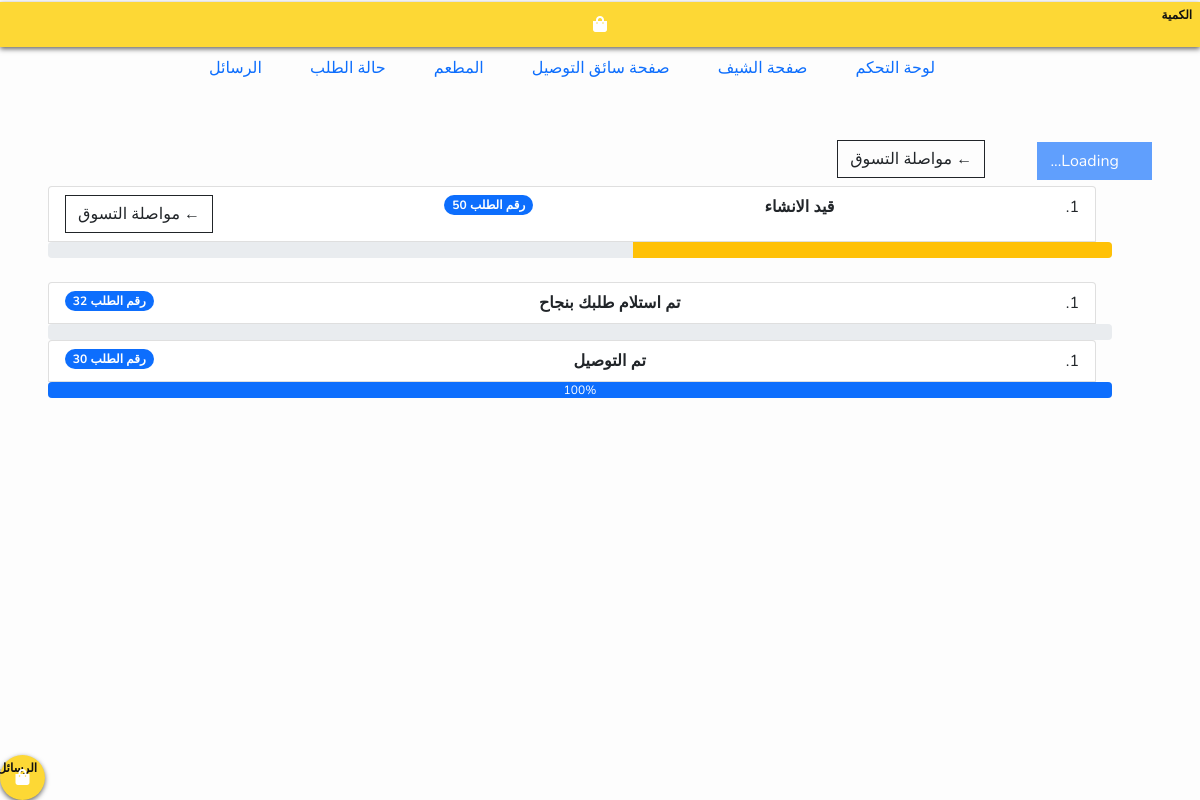
Before: /tracking (signed in) with the older database file.
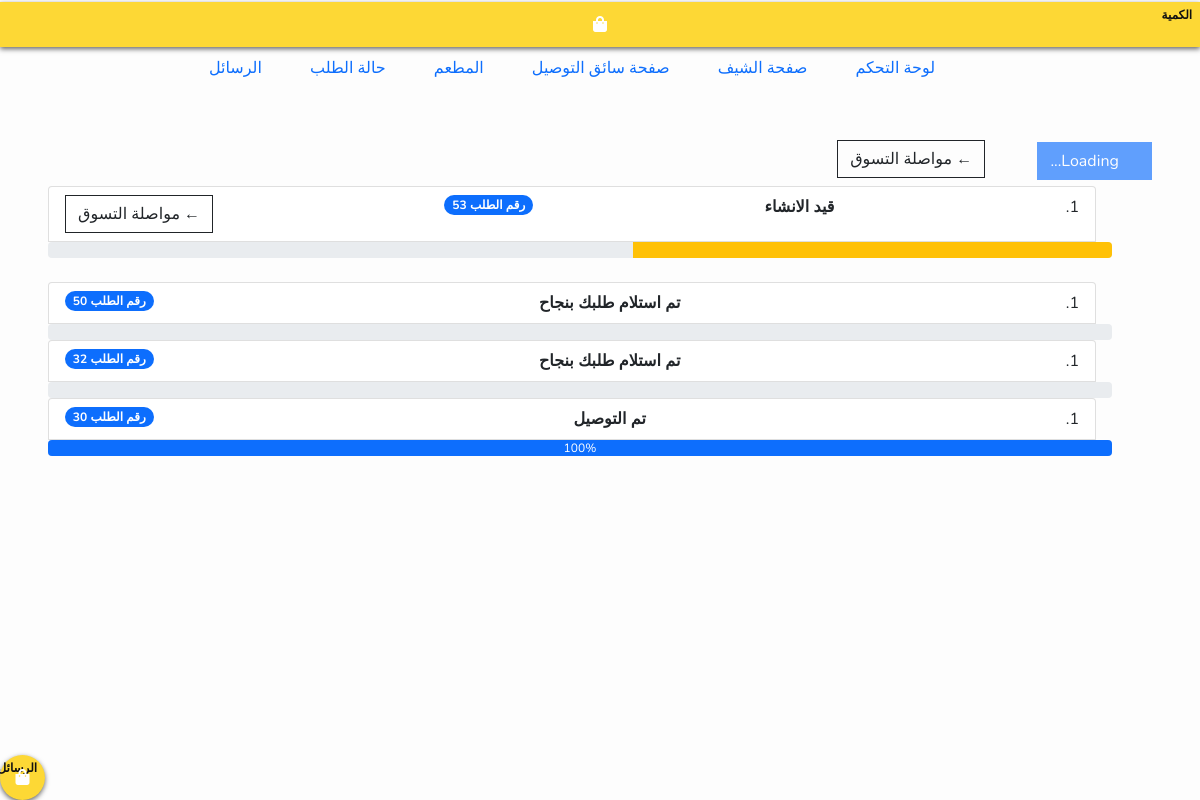
After: the same page with the newer database file.
### app/models.py (models this page shows, shortened)
class Order(models.Model):
    customer = models.ForeignKey(Customer, on_delete=models.SET_NULL, null=True, blank=True)
    date_ordered = models.DateTimeField(auto_now_add=True)
    complete = models.BooleanField(default=False, null=True, blank=True)
    transaction_id = models.CharField(max_length=100, null=True)
    status_order = models.CharField(max_length=2, choices=ORDER_STATUS, default='NO')
    booking_driver = models.BooleanField(default=False, null=True, blank=True)
    driver = models.CharField(max_length=100, blank=True, null=True)

### app/views.py (the view)
# urls.py: path('tracking', views.tracking, name='tracking'),
@login_required()
def tracking(request):
    customer = request.user.customer
    orders = Order.objects.filter(customer=customer).order_by('-id')
    return render(request, 'tracking.html', {'orders':orders})

### app/templates/tracking.html (shortened to what this page needs)
{% extends "base.html" %}
{% block content %}
<div class="m-5">
    <button class="btn btn-primary" type="button" disabled>
        Loading...
    </button>
    <a  class="btn btn-outline-dark m-5 mt-1 mb-2" href="{% url 'listProducts' %}">&#x2190; مواصلة التسوق</a>
    {% for item in orders %}
        {% if item.status_order == 'UR' %}
        <ol class="list-group list-group-numbered">
            <li class="list-group-item d-flex justify-content-between align-items-start">
                <div class="fw-bold">تم استلام طلبك بنجاح</div>
                <span class="badge bg-primary rounded-pill"> رقم الطلب {{item.id}}</span>
            </li>
            <div class="progress">
            </div>
        </ol>
        {% elif item.status_order == 'DE' %}
        <ol class="list-group list-group-numbered">
            <li class="list-group-item d-flex justify-content-between align-items-start">
                <div class="fw-bold">تم التوصيل</div>
                <span class="badge bg-primary rounded-pill"> رقم الطلب {{item.id}}</span>
            </li>
            <div class="progress">
                <div class="progress-bar" role="progressbar" style="width: 100%;" aria-valuenow="100" aria-valuemin="0" aria-valuemax="100">100%</div>
            </div>
        </ol>
        {% elif item.status_order == 'NO' %}
        <br>
        <ol class="list-group list-group-numbered">
            <li class="list-group-item d-flex justify-content-between align-items-start">
                <div class="fw-bold">قيد الانشاء</div>
                <span class="badge bg-primary rounded-pill"> رقم الطلب {{item.id}}</span>
                <a  class="btn btn-outline-dark" href="{% url 'listProducts' %}">&#x2190; مواصلة التسوق </a>
            </li>
            <div class="progress">
             <div class="progress-bar bg-warning" role="progressbar" style="width: 45%" aria-valuenow="45" aria-valuemin="0" aria-valuemax="100"></div>
            </div>
        </ol>
         <br>
        {% endif %}
    {% endfor %}
</div>
{% endblock content %}

Changed rows visible on the page:
added Order: id "53"
changed Order id 50: status_order "قيد الانشاء ← مواصلة التسوق" → "تم استلام طلبك بنجاح"
